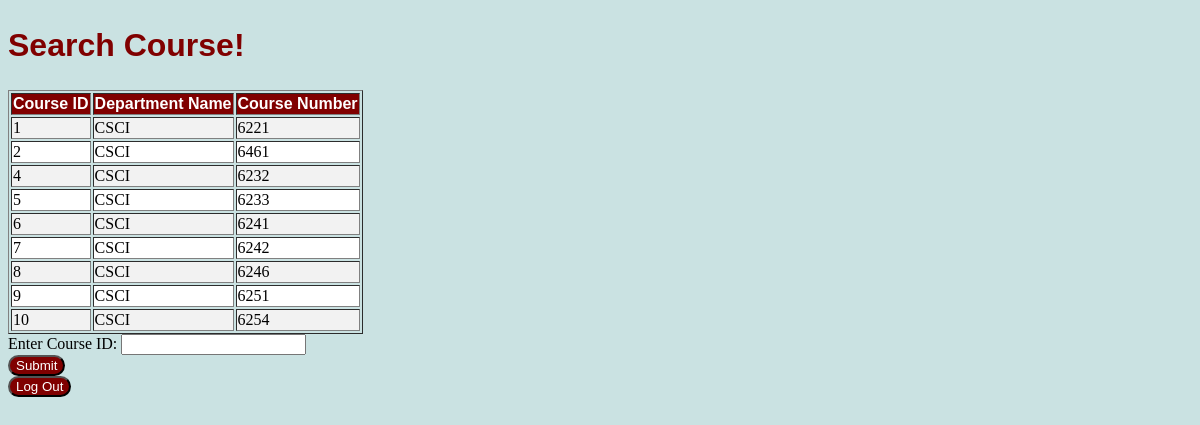
Page /grade.php (signed in) on the committed database.
### tables this page shows
create table course (
  courseID int(3) not null,
  deptName  varchar(20) not null,
  courseNumber     int(4) not null,
  courseName varchar(50) not null,
  day varchar(1) not null,
  startTime     int(4) not null,
  endTime     int(4) not null,
  semester varchar(1) not null,
  creditHrs     int(1) not null,
  sectionNum	int(1) not null,
  instructor varchar(20),
  preq1Dept     varchar(20),
  preq1Num     varchar(20),
  preq2Dept     varchar(20),
  preq2Num     varchar(20)
  );

### teachCourse.php (the view, shortened to what this page needs)
<?php
	$servername = "localhost";
    $username = "rmgordon";
    $password = "hockeyD8$";
    $dbname = "rmgordon";
	$conn = mysqli_connect($servername, $username, $password, $dbname);
	$fID = $_SESSION['userID'];
	$sql = "SELECT courseID, deptName, courseNumber FROM course
		WHERE instructor = (SELECT lname FROM personnel WHERE fID = '$fID')";
	$result = $conn->query($sql);
	if($result->num_rows > 0) {
		echo "<table border='1'>
		<tr>
		<th>Course ID</th>
		<th>Department Name</th>
		<th>Course Number</th>
		</tr>";
		while($row = mysqli_fetch_array($result))
		{
			echo "<tr>";
			echo "<td>" . $row['courseID'] . "</td>";
			echo "<td>" . $row['deptName'] . "</td>";
			echo "<td>" . $row['courseNumber'] . "</td>";
			echo "</tr>";
		}
		echo "</table>";
	}
?>

### style.css (style rules this page uses)
body { background-color: rgb(202, 226, 226); }
th { background-color: maroon; color: white; font-family: Impact, Haettenschweiler, 'Arial Narrow Bold', sans-serif; }
tr:nth-child(even) { background-color: #f2f2f2; }
tr:nth-child(odd) { background-color: white; }

### rows in the picture
course: courseID "1", deptName "CSCI", courseNumber "6221"
course: courseID "2", deptName "CSCI", courseNumber "6461"
course: courseID "4", deptName "CSCI", courseNumber "6232"
course: courseID "5", deptName "CSCI", courseNumber "6233"
course: courseID "6", deptName "CSCI", courseNumber "6241"
course: courseID "7", deptName "CSCI", courseNumber "6242"
course: courseID "8", deptName "CSCI", courseNumber "6246"
course: courseID "9", deptName "CSCI", courseNumber "6251"
course: courseID "10", deptName "CSCI", courseNumber "6254"
